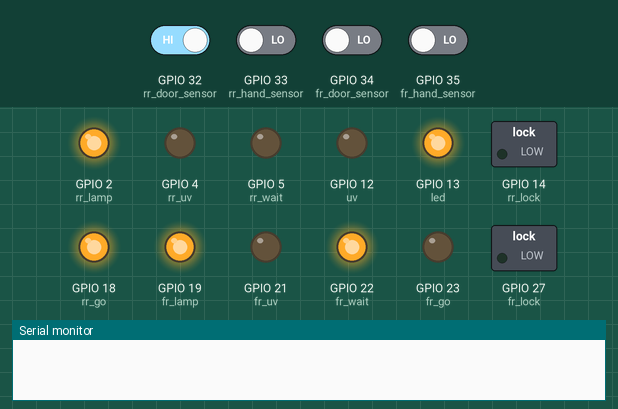
Recording of a sketch running on a simulated ESP32. Parts: switched loads named in the sketch (green lamp = pin HIGH), output pins drawn as LEDs (lit = HIGH), the last lines printed to the serial monitor. Dashed ring = blinking. Inputs (shaded band) come from the test bench; at power-on: GPIO 32 (rr_door_sensor) HIGH, GPIO 33 (rr_hand_sensor), GPIO 34 (fr_door_sensor), GPIO 35 (fr_hand_sensor) LOW.

Above: at 2.8 s.
2.9 s: GPIO 34 (fr_door_sensor) driven HIGH
At 5.9 s:
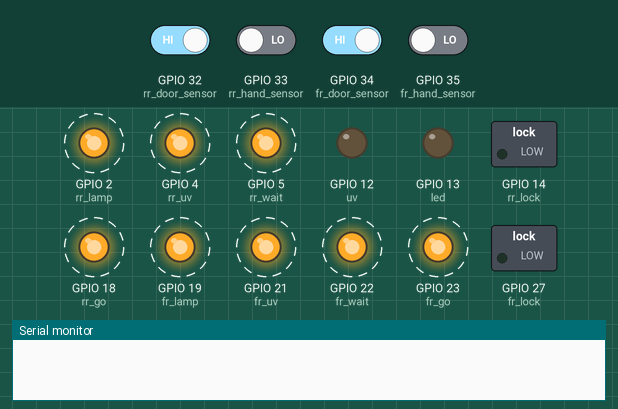
7.5 s: GPIO 32 (rr_door_sensor) driven LOW
At 8.8 s:
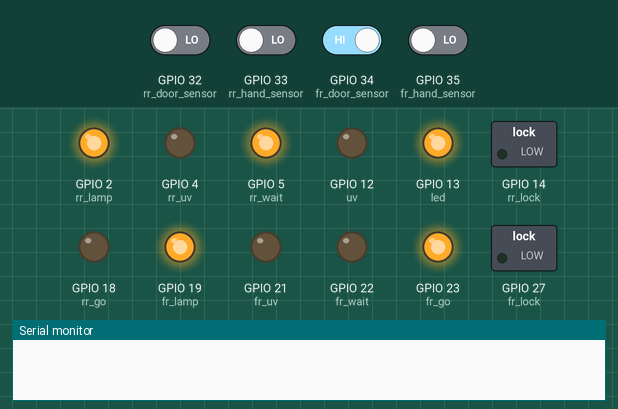
10.0 s: GPIO 34 (fr_door_sensor) driven LOW
At 13.0 s:
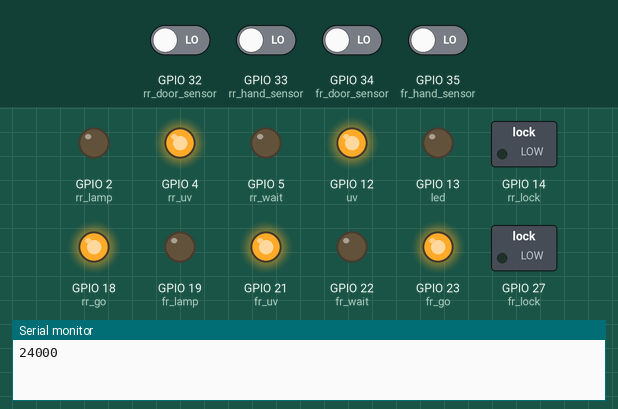
14.0 s: GPIO 33 (rr_hand_sensor) driven HIGH
At 15.9 s:
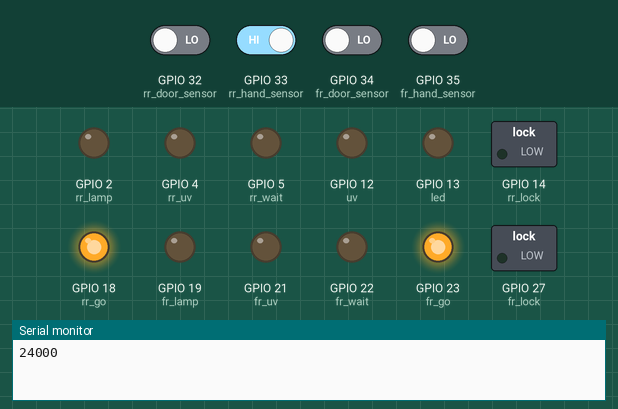
17.0 s: GPIO 32 (rr_door_sensor) driven HIGH
At 18.7 s:
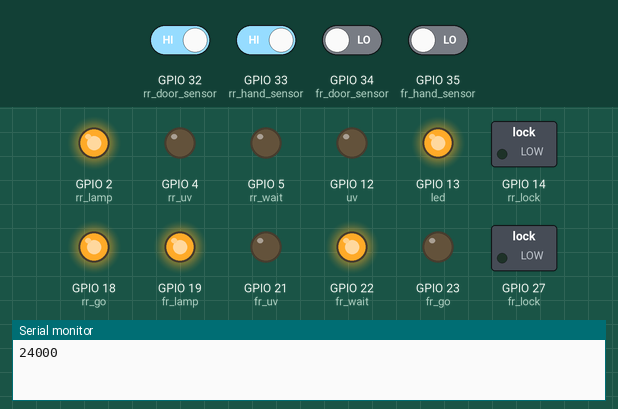
Timing chart, 0 to 20.0 s (numbered marks = the images above; inputs shaded):
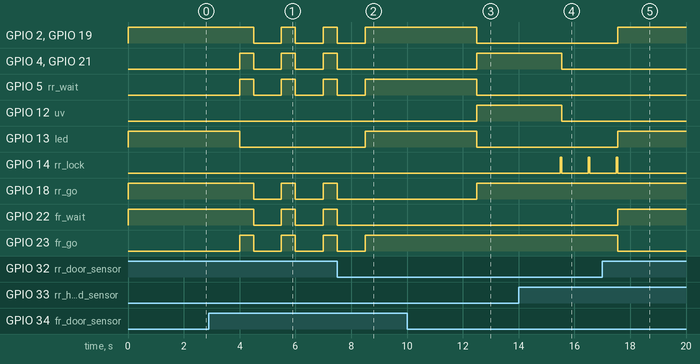

The sketch:

passbox.ino
```cpp
/*
Program passbox
*/

#include <Ticker.h>
Ticker ticker;

// digital pin D34 akan mendeteksi ada tidaknya logam, LED D5 akan mati (bernilai 0) jika sensor mendeteksi logam
#define fr_door_sensor 34

// digital pin D32 akan mendeteksi ada tidaknya logam, LED D7 akan mati (bernilai 0) jika sensor mendeteksi logam
#define rr_door_sensor 32

// digital pin D35 akan mendeteksi ada tidaknya tangan, LED D6 akan hidup (bernilai 1) jika sensor mendeteksi tangan
#define fr_hand_sensor 35

// digital pin D33 akan mendeteksi ada tidaknya tangan, LED D8 akan hidup (bernilai 1) jika sensor mendeteksi tangan
#define rr_hand_sensor 33

// setup pin D27 for fr_lock
#define fr_lock 27

// setup pin D14 for rr_lock
#define rr_lock 14

// fr hand sensor hanya boleh sekali, ketika sudah dibuka akan bernilai false
bool bool_fr_hand_sensor = true; // status yang menunjukkan pintu terbuka atau tertutup, jika nilai true artinya pintu tertutup sehingga
// jika tangan di dekatkan (fr_hand_sensor diberi high) maka fr_lock akan menyala dan pintu terbuka
// jika false pintu artinya pintu sedang terbuka, ketika tangan di dekatkan (fr_hand_sensor diberi high) maka fr_lock tidak akan menyala

// fr hand sensor hanya boleh sekali, ketika sudah dibuka akan bernilai false
bool bool_rr_hand_sensor = true; // status yang menunjukkan pintu terbuka atau tertutup, jika nilai true artinya pintu tertutup
// nilai ini akan dirubah oleh rr_door_sensor

// indikator led
#define fr_lamp 19
#define fr_uv 21
#define fr_go 23
#define fr_wait 22
#define rr_lamp 2
#define rr_uv 4
#define rr_go 18
#define rr_wait 5

// lampu led dan uv AC
#define uv 12   // pin yang digunakan untuk on/off lampu uv
#define led 13  // pin yang digunakan untuk on/off lampu led

bool menutup_dari_depan = false;      // bernilai true kondisi menutup dari depan
bool menutup_dari_belakang = false;   // bernilai true kondisi menutup dari belakang

int inisialisasi_pintu_depan = 0;

int count_waktu_tunggu_uv = 0; // gak kepake
int batas_count_waktu_tunggu_uv = 0; // gak kepake
int waktu_tunggu = 0; // dalam menit

int iterasi_delay;
#define faktor_waktu_tunggu 600


void setup() {
  // put your setup code here, to run once:

  Serial.begin(9600); // baudrate untuk komunikasi serial

  // mengatur pin fr_door_sensor menjadi input:
  pinMode(fr_door_sensor, INPUT);

  // mengatur pin rr_door_sensor menjadi input:
  pinMode(rr_door_sensor, INPUT);

  // mengatur pin fr_hand_sensor menjadi input:
  pinMode(fr_hand_sensor, INPUT);

  // mengatur pin rr_hand_sensor menjadi input:
  pinMode(rr_hand_sensor, INPUT);

  // D27 -- D35 (fr_hand_sensor)
  pinMode(fr_lock, OUTPUT);

  // D14
  pinMode(rr_lock, OUTPUT);

  // indikator
  pinMode(fr_lamp, OUTPUT);
  pinMode(fr_uv, OUTPUT);
  pinMode(fr_go, OUTPUT);
  pinMode(fr_wait, OUTPUT);

  pinMode(rr_lamp, OUTPUT);
  pinMode(rr_uv, OUTPUT);
  pinMode(rr_go, OUTPUT);
  pinMode(rr_wait, OUTPUT);

  pinMode(uv, OUTPUT);
  pinMode(led, OUTPUT);

  ticker.attach(1,door_lock);

}


void loop() {
  // put your main code here, to run repeatedly:

  // baca input pin fr_door_sensor:
  int bacaan_fr_door_sensor = digitalRead(fr_door_sensor); // LED D5 akan mati (bernilai 0 / keadaan ditutup) jika sensor mendeteksi logam

  // baca input pin rr_door_sensor:
  int bacaan_rr_door_sensor = digitalRead(rr_door_sensor); // LED D7 akan mati (bernilai 0 / keadaan ditutup) jika sensor mendeteksi logam

  // baca input pin fr_hand_sensor:
  int bacaan_fr_hand_sensor = digitalRead(fr_hand_sensor); // LED D6 akan hidup (bernilai 1) jika sensor mendeteksi tangan

  // baca input pin rr_hand_sensor:
  int bacaan_rr_hand_sensor = digitalRead(rr_hand_sensor); // LED D8 akan hidup (bernilai 1) jika sensor mendeteksi tangan

  if (bacaan_fr_door_sensor && !bacaan_rr_door_sensor) {
    // pada saat terbuka dari depan, jika fr door sensor terbuka maka D19 fr_lamp, D23 fr_go, D5 rr_wait, dan D2 rr_lamp menyala
    digitalWrite(fr_lamp, HIGH);
    digitalWrite(rr_lamp, HIGH);
    digitalWrite(rr_wait, HIGH);
    digitalWrite(fr_go, HIGH);

    digitalWrite(fr_wait, LOW);
    digitalWrite(fr_uv, LOW);
    digitalWrite(rr_uv, LOW);
    digitalWrite(rr_go, LOW);

    digitalWrite(led, HIGH);
    digitalWrite(uv, LOW);

    menutup_dari_depan = false;
    menutup_dari_belakang = false;

  } else if (!bacaan_fr_door_sensor && bacaan_rr_door_sensor) {
    // pada saat salah satu pintu terbuka, jika rr door sensor terbuka maka D2 rr_lamp, D18 rr_go, D22 fr_wait, dan D19 fr_lamp menyala
    digitalWrite(rr_lamp, HIGH);
    digitalWrite(rr_go, HIGH);
    digitalWrite(fr_wait, HIGH);
    digitalWrite(fr_lamp, HIGH);
    digitalWrite(led, HIGH);

    digitalWrite(fr_go, LOW);
    digitalWrite(rr_wait, LOW);
    digitalWrite(rr_uv, LOW);
    digitalWrite(fr_uv, LOW);

    digitalWrite(uv, LOW);

    menutup_dari_depan = false;
    menutup_dari_belakang = false;

  } else if (!bacaan_rr_door_sensor && !bacaan_fr_door_sensor) {
    // pada saat semua pintu tertutup (menutup dari pintu depan), fr_go, fr_uv, rr_go, dan rr_uv menyala
    if (menutup_dari_depan) {
      digitalWrite(fr_go, HIGH);
      digitalWrite(rr_go, HIGH);
      digitalWrite(fr_uv, HIGH);
      digitalWrite(rr_uv, HIGH);
      digitalWrite(uv, HIGH);

      digitalWrite(fr_lamp, LOW);
      digitalWrite(rr_wait, LOW);
      digitalWrite(rr_lamp, LOW);
      digitalWrite(fr_wait, LOW);

      digitalWrite(led, LOW);

      // waktu tunggu 40 menit
      waktu_tunggu = 40;
      iterasi_delay = 0;
      Serial.println(waktu_tunggu*faktor_waktu_tunggu);
      while (iterasi_delay < waktu_tunggu*faktor_waktu_tunggu) {
        delay(100);
        iterasi_delay = iterasi_delay + 1;
      }

      digitalWrite(uv, LOW);
      digitalWrite(fr_uv, LOW);
      digitalWrite(rr_uv, LOW);

      menutup_dari_depan = false;
      menutup_dari_belakang = false;

    }
    if(menutup_dari_belakang) { //  menutup_dari_belakang
      // pada saat semua pintu tertutup (menutup dari pintu belakang), fr_go dan rr_go menyala
      digitalWrite(fr_go, HIGH);
      digitalWrite(rr_go, HIGH);

      digitalWrite(fr_lamp, LOW);
      digitalWrite(rr_wait, LOW);
      digitalWrite(rr_lamp, LOW);
      digitalWrite(fr_wait, LOW);
      digitalWrite(fr_uv, LOW);
      digitalWrite(rr_uv, LOW);

      digitalWrite(uv, LOW);
      digitalWrite(led, LOW);

      menutup_dari_depan = false;
      menutup_dari_belakang = false;
    }

  } else {
    // membuka semua
    digitalWrite(uv, LOW);
    digitalWrite(led, LOW);

    // pada saat kedua pintu terbuka muncul lampu emergensi
    digitalWrite(fr_lamp, HIGH);
    digitalWrite(fr_go, HIGH);
    digitalWrite(rr_wait, HIGH);
    digitalWrite(rr_lamp, HIGH);
    digitalWrite(rr_uv, HIGH);

    digitalWrite(fr_uv, HIGH);
    digitalWrite(rr_lamp, HIGH);
    digitalWrite(rr_go, HIGH);
    digitalWrite(fr_wait, HIGH);
    digitalWrite(fr_lamp, HIGH);

    delay(500);

    digitalWrite(fr_lamp, LOW);
    digitalWrite(fr_go, LOW);
    digitalWrite(rr_wait, LOW);
    digitalWrite(rr_lamp, LOW);
    digitalWrite(rr_uv, LOW);

    digitalWrite(fr_uv, LOW);
    digitalWrite(rr_lamp, LOW);
    digitalWrite(rr_go, LOW);
    digitalWrite(fr_wait, LOW);
    digitalWrite(fr_lamp, LOW);

  }

  // ketika pintu fr membuka dan akan ditutup
  if (bacaan_fr_door_sensor && !bacaan_rr_door_sensor) {
    menutup_dari_depan = true;
    bool_fr_hand_sensor = false; // tidak dapat dibuka lagi karena sudah terbuka
    delay(3000);
  } else {
    // keadaan menutup
    bool_fr_hand_sensor = true;
  }

  // ketika pintu rr ditutup
  if (bacaan_rr_door_sensor && !bacaan_fr_door_sensor) {
    menutup_dari_belakang = true;
    bool_rr_hand_sensor = false; // tidak dapat dibuka lagi karena sudah terbuka
    delay(3000);
  } else {
    // keadaan menutup
    bool_rr_hand_sensor = true;
  }

  delay(1000);

}

void door_lock() {
  if (digitalRead(fr_hand_sensor) && !digitalRead(rr_door_sensor) && !digitalRead(fr_door_sensor)) {
    // ini adalah state dimana pintu depan dibuka, ketika pintu depan dibuka maka bool_fr_hand_sensor bernilai false menandakan
    // bacaan_fr_hand_sensor tidak akan menghidupkan motor untuk membuka pintu depan saat kondisi ini
    bool_fr_hand_sensor = false; // state dimana pintu depan sedang membuka
    delay(500);
    digitalWrite(fr_lock, HIGH);
    delay(50);
    digitalWrite(fr_lock, LOW);
    waktu_tunggu = 0; // waktu tunggu direset jadi 0
  } else if (digitalRead(rr_hand_sensor) && !digitalRead(fr_door_sensor) && !digitalRead(rr_door_sensor)) {
    bool_rr_hand_sensor = false; // sudah membuka (hanya untuk satu kali)
    delay(500);
    digitalWrite(rr_lock, HIGH);
    delay(50);
    digitalWrite(rr_lock, LOW);
    waktu_tunggu = 0; // waktu tunggu direset jadi 0
  }
}
```

main.c
```cpp

```

Measured:
- after the input at 2.9 s, GPIO 2 (rr_lamp), GPIO 18 (rr_go), GPIO 19 (fr_lamp), GPIO 22 (fr_wait): alternates HIGH for 0.50 s and LOW for 1.0 s, starting after 1.6 s; GPIO 4 (rr_uv), GPIO 5 (rr_wait), GPIO 21 (fr_uv), GPIO 23 (fr_go): alternates HIGH for 0.50 s and LOW for 1.0 s, starting after 1.1 s; GPIO 13 (led): HIGH → LOW after 1.1 s
- after the input at 7.5 s, GPIO 2 (rr_lamp), GPIO 5 (rr_wait), GPIO 19 (fr_lamp), GPIO 23 (fr_go): goes on until 8.5 s, then stays HIGH; GPIO 4 (rr_uv), GPIO 18 (rr_go), GPIO 21 (fr_uv), GPIO 22 (fr_wait): goes on until 7.5 s, then stays LOW; GPIO 13 (led): LOW → HIGH after 1.0 s
- after the input at 10.0 s, GPIO 2 (rr_lamp), GPIO 5 (rr_wait), GPIO 13 (led), GPIO 19 (fr_lamp): HIGH → LOW after 2.5 s; GPIO 4 (rr_uv), GPIO 12 (uv), GPIO 18 (rr_go), GPIO 21 (fr_uv): LOW → HIGH after 2.5 s
- after the input at 14.0 s, GPIO 4 (rr_uv), GPIO 12 (uv), GPIO 21 (fr_uv): HIGH → LOW after 1.6 s; GPIO 14 (rr_lock): alternates HIGH for 0.05 s and LOW for 0.95 s, starting after 1.5 s
- after the input at 17.0 s, GPIO 2 (rr_lamp), GPIO 13 (led), GPIO 19 (fr_lamp), GPIO 22 (fr_wait): LOW → HIGH after 0.55 s; GPIO 14 (rr_lock): goes on until 17.6 s, then stays LOW; GPIO 23 (fr_go): HIGH → LOW after 0.55 s
